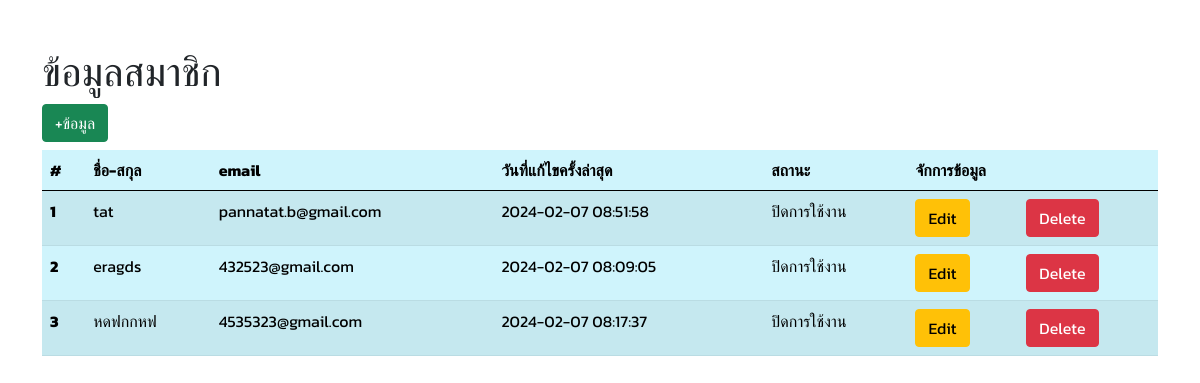
The page /users/index.php on the database its author committed.
### tables this page shows
CREATE TABLE `users` (
  `u_id` int(11) NOT NULL,
  `u_name` varchar(255) NOT NULL,
  `u_email` varchar(255) NOT NULL,
  `password` varchar(255) NOT NULL,
  `Created_at` datetime NOT NULL,
  `Updated_at` datetime NOT NULL,
  `Status` enum('true','false') NOT NULL DEFAULT 'true'
);

### users/index.php (the view, shortened to what this page needs)
<!DOCTYPE html>
<html lang="en">
<head>
    <link href="https://cdn.jsdelivr.net/npm/bootstrap@5.0.2/dist/css/bootstrap.min.css" rel="stylesheet">
    <link rel="stylesheet" href="style.css">
</head>
<body>
    <div class="container my-5">
        <h1>ข้อมูลสมาชิก</h1>
        <div><a href="create_frm.php" class="btn btn-success mb-2">+ข้อมูล</a></div>
        <table class="table table-info table-striped">
            <thead>
                <tr>
                    <th scope="col">#</th>
                    <th scope="col">ชื่อ-สกุล</th>
                    <th scope="col">email</th>
                    <th scope="col">วันที่แก้ไขครั้งล่าสุด</th>
                    <th scope="col">สถานะ</th>
                    <th scope="col" colspan="2">จักการข้อมูล</th>
                </tr>
            </thead>
            <tbody>
                <?php
                require_once 'connect.php';
                $ststement = $conn->prepare("SELECT * FROM users");
                $ststement->execute();
                if ($ststement->rowCount() > 0) {
                    $rows = $ststement->fetchAll(PDO::ATTR_AUTOCOMMIT);
                    $n = 1;
                    foreach($rows as $row){
                        ?>
                        <tr>
                            <th><?=$n ?></th>
                            <td><?= $row['u_name'] ?></td>
                            <td><?= $row['u_email'] ?></td>
                            <td><?= $row['Updated_at'] ?></td>
                            <td><?= ($row['Status']=='true')?'เปิดการใช้งาน':'ปิดการใช้งาน' ?></td>
                            <td>
                                <a href="update_frm.php?u_id=<?=$row['u_id']?>"
                                onclick="return confirm('Are you sure you want to Edit?');"
                                class="btn btn-warning">Edit</a>
                            </td>
                            <td>
                                <a href="Delete.php?u_id=<?=$row['u_id']?>"
                                onclick="return confirm('Are you sure you want to Delete?');"
                                class="btn btn-danger">Delete</a></td>
                            </tr>
                        <?php
                        $n++;
                    }
                }
                ?>
            </tbody>
        </table>
    </div>
</body>
</html>

### users/style.css (style rules this page uses)
* { font-family: 'Kanit', sans-serif; }

### rows shown on the page
users: u_name "tat", u_email "pannatat.b@gmail.com", Updated_at "2024-02-07 08:51:58", Status "ปิดการใช้งาน"
users: u_name "eragds", u_email "432523@gmail.com", Updated_at "2024-02-07 08:09:05", Status "ปิดการใช้งาน"
users: u_name "หดฟกกหฟ", u_email "4535323@gmail.com", Updated_at "2024-02-07 08:17:37", Status "ปิดการใช้งาน"
